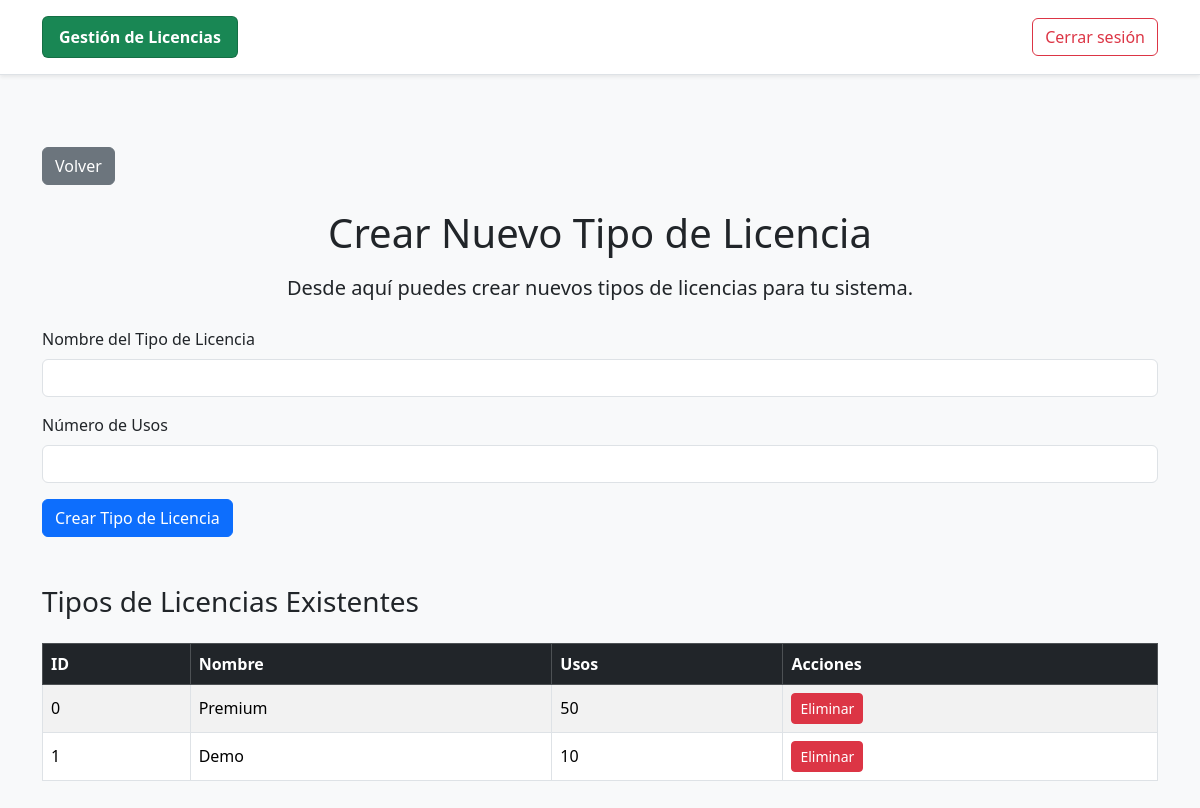
Page /roles/superAdministrador/tiposLicencias.php (signed in) on the committed database.
### tables this page shows
CREATE TABLE `tipolicencia` (
  `id_tipo_licencia` int(11) NOT NULL,
  `Nombre` varchar(50) NOT NULL,
  `Usos` int(11) NOT NULL
);

### roles/superAdministrador/tiposLicencias.php (the view, shortened to what this page needs)
<?php
$conexion = new database;
$con = $conexion->conectar();
$tiposLicencia = $con->prepare("SELECT * FROM tipolicencia");
$tiposLicencia->execute();
$tiposLicencia = $tiposLicencia->fetchAll(PDO::FETCH_ASSOC);
?>
<!DOCTYPE html>
<html lang="es">
<head>
    <link href="https://cdn.jsdelivr.net/npm/bootstrap@5.3.5/dist/css/bootstrap.min.css" rel="stylesheet">
</head>
<body class="bg-light" onload="focusLicencia.nombre.focus()">
    <header class="bg-white border-bottom shadow-sm mb-4">
        <div class="container d-flex justify-content-between align-items-center py-3">
            <div class="card bg-success text-white px-3 py-2">
                <strong>Gestión de Licencias</strong>
            </div>
            <button class="btn btn-outline-danger" onclick="window.location.href='../../includes/sesion_destroy.php'">Cerrar sesión</button>
        </div>
    </header>
    <div class="container py-5">
        <button onclick="window.location.href='index.php'" class="btn btn-secondary mb-4">Volver</button>
        <div class="mb-4 text-center">
            <h1 class="mb-3">Crear Nuevo Tipo de Licencia</h1>
            <p class="lead">Desde aquí puedes crear nuevos tipos de licencias para tu sistema.</p>
        </div>
        <div class="mb-5">
            <form action="" method="POST" name="focusLicencia">
                <div class="mb-3">
                    <label for="nombre" class="form-label">Nombre del Tipo de Licencia</label>
                    <input type="text" class="form-control" id="nombre" name="nombre" required>
                </div>
                <div class="mb-3">
                    <label for="usos" class="form-label">Número de Usos</label>
                    <input type="number" class="form-control" id="usos" name="usos" required>
                </div>
                <button type="submit" class="btn btn-primary" name="crear">Crear Tipo de Licencia</button>
            </form>
        </div>
        <h3 class="mb-4">Tipos de Licencias Existentes</h3>
        <div class="table-responsive">
            <table class="table table-striped table-hover table-bordered align-middle">
                <thead class="table-dark">
                    <tr>
                        <th>ID</th>
                        <th>Nombre</th>
                        <th>Usos</th>
                        <th>Acciones</th>
                    </tr>
                </thead>
                <tbody>
                    <?php
                    foreach ($tiposLicencia as $tipo) { ?>
                        <tr>
                            <td><?php echo $tipo['id_tipo_licencia']; ?></td>
                            <td><?php echo $tipo['Nombre']; ?></td>
                            <td><?php echo $tipo['Usos']; ?></td>
                            <td>
                                <form action="" method="POST" class="d-inline">
                                    <button type="submit" class="btn btn-sm btn-danger" name="eliminar" onclick="return confirm('¿Estás seguro de que deseas eliminar este tipo de licencia?')">Eliminar</button>
                                </form>
                            </td>
                        </tr>
                    <?php } ?>
                </tbody>
            </table>
        </div>
    </div>
</body>
</html>

### rows in the picture
tipolicencia: id_tipo_licencia "0", Nombre "Premium", Usos "50"
tipolicencia: id_tipo_licencia "1", Nombre "Demo", Usos "10"
